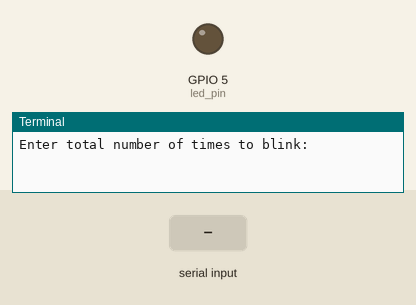
Simulated run of this program. Board: Raspberry Pi (BCM pin numbers). On the bench: output pins drawn as LEDs (lit = HIGH), the last lines printed to the terminal. Inputs (shaded band) come from the test bench.

Above: at 1.2 s.
1.3 s: "5" typed at the terminal, then Enter
2.8 s: "90" typed at the terminal, then Enter
At 4.0 s:
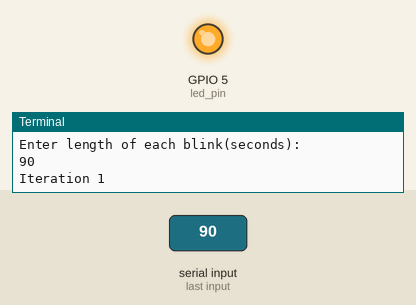
Timing chart, 0 to 5.8 s (numbered marks = the images above; inputs shaded):
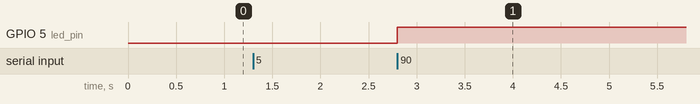

The program:

blinkLed.py
```python
import RPi.GPIO as gpio
import time

led_pin = 5

gpio.setmode(gpio.BCM)
gpio.setup(led_pin, gpio.OUT)

def blinkLED(numTimes, speed):
	for i in range(0, numTimes):
		print("Iteration " + str(i+1))
		gpio.output(led_pin, True)
		time.sleep(speed)
		gpio.output(led_pin, False)
		time.sleep(speed)
	print("Blink Finished")
	gpio.cleanup()

try:
	iterations = input("Enter total number of times to blink: ")
	speed = input("Enter length of each blink(seconds): ")

	blinkLED(int(iterations), float(speed))

except KeyboardInterrupt:
	gpio.cleanup()
```

Measured:
- after the input at 2.8 s, GPIO 5 (led_pin): LOW → HIGH at once
